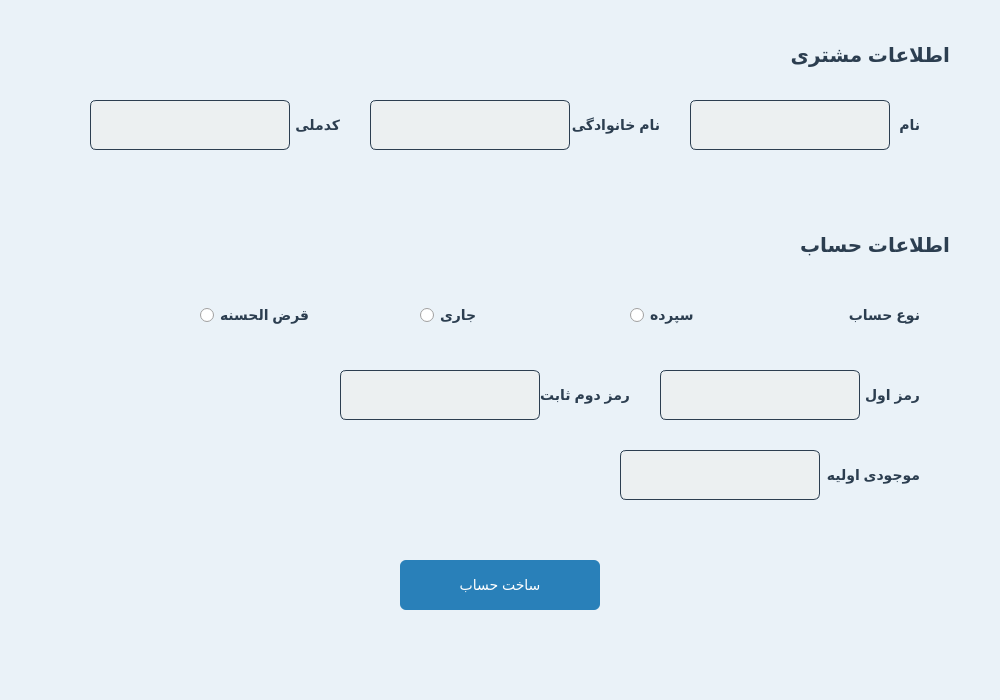
<?xml version="1.0" encoding="UTF-8"?>
<ui version="4.0">
 <class>CreateNewBankAccountPage</class>
 <widget class="QDialog" name="CreateNewBankAccountPage">
  <property name="geometry">
   <rect>
    <x>0</x>
    <y>0</y>
    <width>1000</width>
    <height>700</height>
   </rect>
  </property>
  <property name="windowTitle">
   <string>Dialog</string>
  </property>
  <property name="styleSheet">
   <string notr="true">#CreateNewBankAccountPage{
background-color: #eaf2f8;
}</string>
  </property>
  <widget class="QPushButton" name="createAccountButton">
   <property name="geometry">
    <rect>
     <x>400</x>
     <y>560</y>
     <width>200</width>
     <height>50</height>
    </rect>
   </property>
   <property name="styleSheet">
    <string notr="true"> #createAccountButton {
        background-color: #2980b9;
        color: white;
        border: none;
        border-radius: 6px;
        padding: 8px 16px;
        font-size: 14px;
    }
    #createAccountButton:hover {
        background-color: #3498db;
    }
    #createAccountButton:pressed {
        background-color: #1c5980;
    }</string>
   </property>
   <property name="text">
    <string>ساخت حساب</string>
   </property>
  </widget>
  <widget class="QRadioButton" name="radioButton">
   <property name="geometry">
    <rect>
     <x>630</x>
     <y>290</y>
     <width>200</width>
     <height>50</height>
    </rect>
   </property>
   <property name="styleSheet">
    <string notr="true">#radioButton {
        color: #2c3e50;
        font-size: 14px;
        font-weight: bold;
    }</string>
   </property>
   <property name="text">
    <string>سپرده</string>
   </property>
  </widget>
  <widget class="QLabel" name="label_9">
   <property name="geometry">
    <rect>
     <x>720</x>
     <y>450</y>
     <width>200</width>
     <height>50</height>
    </rect>
   </property>
   <property name="styleSheet">
    <string notr="true">#label_9 {
        color: #2c3e50;
        font-size: 14px;
        font-weight: bold;
    }</string>
   </property>
   <property name="text">
    <string>موجودی اولیه</string>
   </property>
  </widget>
  <widget class="QRadioButton" name="radioButton_2">
   <property name="geometry">
    <rect>
     <x>420</x>
     <y>290</y>
     <width>200</width>
     <height>50</height>
    </rect>
   </property>
   <property name="styleSheet">
    <string notr="true">#radioButton_2 {
        color: #2c3e50;
        font-size: 14px;
        font-weight: bold;
    }</string>
   </property>
   <property name="text">
    <string>جاری</string>
   </property>
  </widget>
  <widget class="QLineEdit" name="lastNameField">
   <property name="geometry">
    <rect>
     <x>370</x>
     <y>100</y>
     <width>200</width>
     <height>50</height>
    </rect>
   </property>
   <property name="styleSheet">
    <string notr="true">#lastNameField {
        border: 1px solid #2c3e50;
        border-radius: 6px;
        padding: 6px;
        background-color: #ecf0f1;
        font-size: 14px;
	    color: rgb(0, 0, 0);
 }
 #lastNameField:focus {
        border: 1px solid #2980b9;
        background-color: #ffffff;
    }</string>
   </property>
  </widget>
  <widget class="QLineEdit" name="balanceField">
   <property name="geometry">
    <rect>
     <x>620</x>
     <y>450</y>
     <width>200</width>
     <height>50</height>
    </rect>
   </property>
   <property name="styleSheet">
    <string notr="true">#balanceField {
        border: 1px solid #2c3e50;
        border-radius: 6px;
        padding: 6px;
        background-color: #ecf0f1;
        font-size: 14px;
	    color: rgb(0, 0, 0);
 }
 #balanceField:focus {
        border: 1px solid #2980b9;
        background-color: #ffffff;
    }</string>
   </property>
  </widget>
  <widget class="QLabel" name="label_8">
   <property name="geometry">
    <rect>
     <x>430</x>
     <y>370</y>
     <width>200</width>
     <height>50</height>
    </rect>
   </property>
   <property name="styleSheet">
    <string notr="true">#label_8 {
        color: #2c3e50;
        font-size: 14px;
        font-weight: bold;
    }</string>
   </property>
   <property name="text">
    <string>رمز دوم ثابت</string>
   </property>
  </widget>
  <widget class="QRadioButton" name="radioButton_3">
   <property name="geometry">
    <rect>
     <x>200</x>
     <y>290</y>
     <width>200</width>
     <height>50</height>
    </rect>
   </property>
   <property name="styleSheet">
    <string notr="true">#radioButton_3 {
        color: #2c3e50;
        font-size: 14px;
        font-weight: bold;
    }</string>
   </property>
   <property name="text">
    <string>قرض الحسنه</string>
   </property>
  </widget>
  <widget class="QLineEdit" name="staticSecondPassField">
   <property name="geometry">
    <rect>
     <x>340</x>
     <y>370</y>
     <width>200</width>
     <height>50</height>
    </rect>
   </property>
   <property name="styleSheet">
    <string notr="true">#staticSecondPassField {
        border: 1px solid #2c3e50;
        border-radius: 6px;
        padding: 6px;
        background-color: #ecf0f1;
        font-size: 14px;
	    color: rgb(0, 0, 0);
 }
 #staticSecondPassField:focus {
        border: 1px solid #2980b9;
        background-color: #ffffff;
    }</string>
   </property>
  </widget>
  <widget class="QLabel" name="label_3">
   <property name="geometry">
    <rect>
     <x>460</x>
     <y>100</y>
     <width>200</width>
     <height>50</height>
    </rect>
   </property>
   <property name="styleSheet">
    <string notr="true">#label_3 {
        color: #2c3e50;
        font-size: 14px;
        font-weight: bold;
    }</string>
   </property>
   <property name="text">
    <string>نام خانوادگی</string>
   </property>
  </widget>
  <widget class="QLabel" name="label_7">
   <property name="geometry">
    <rect>
     <x>720</x>
     <y>370</y>
     <width>200</width>
     <height>50</height>
    </rect>
   </property>
   <property name="styleSheet">
    <string notr="true">#label_7 {
        color: #2c3e50;
        font-size: 14px;
        font-weight: bold;
    }</string>
   </property>
   <property name="text">
    <string>رمز اول</string>
   </property>
  </widget>
  <widget class="QLabel" name="label_5">
   <property name="geometry">
    <rect>
     <x>750</x>
     <y>220</y>
     <width>200</width>
     <height>50</height>
    </rect>
   </property>
   <property name="styleSheet">
    <string notr="true">#label_5 {
        color: #2c3e50;
        font-size: 20px;
        font-weight: bold;
    }</string>
   </property>
   <property name="text">
    <string>اطلاعات حساب</string>
   </property>
  </widget>
  <widget class="QLabel" name="label_2">
   <property name="geometry">
    <rect>
     <x>720</x>
     <y>100</y>
     <width>200</width>
     <height>50</height>
    </rect>
   </property>
   <property name="styleSheet">
    <string notr="true">#label_2 {
        color: #2c3e50;
        font-size: 14px;
        font-weight: bold;
    }</string>
   </property>
   <property name="text">
    <string>نام</string>
   </property>
  </widget>
  <widget class="QLabel" name="label_6">
   <property name="geometry">
    <rect>
     <x>720</x>
     <y>290</y>
     <width>200</width>
     <height>50</height>
    </rect>
   </property>
   <property name="styleSheet">
    <string notr="true">#label_6 {
        color: #2c3e50;
        font-size: 14px;
        font-weight: bold;
    }</string>
   </property>
   <property name="text">
    <string>نوع حساب</string>
   </property>
  </widget>
  <widget class="QLineEdit" name="nationalIdField">
   <property name="geometry">
    <rect>
     <x>90</x>
     <y>100</y>
     <width>200</width>
     <height>50</height>
    </rect>
   </property>
   <property name="styleSheet">
    <string notr="true">#nationalIdField {
        border: 1px solid #2c3e50;
        border-radius: 6px;
        padding: 6px;
        background-color: #ecf0f1;
        font-size: 14px;
	    color: rgb(0, 0, 0);
 }
 #nationalIdField:focus {
        border: 1px solid #2980b9;
        background-color: #ffffff;
    }</string>
   </property>
  </widget>
  <widget class="QLineEdit" name="passwordField">
   <property name="geometry">
    <rect>
     <x>660</x>
     <y>370</y>
     <width>200</width>
     <height>50</height>
    </rect>
   </property>
   <property name="styleSheet">
    <string notr="true">#passwordField {
        border: 1px solid #2c3e50;
        border-radius: 6px;
        padding: 6px;
        background-color: #ecf0f1;
        font-size: 14px;
	    color: rgb(0, 0, 0);
 }
 #passwordField:focus {
        border: 1px solid #2980b9;
        background-color: #ffffff;
    }</string>
   </property>
  </widget>
  <widget class="QLabel" name="label">
   <property name="geometry">
    <rect>
     <x>750</x>
     <y>30</y>
     <width>200</width>
     <height>50</height>
    </rect>
   </property>
   <property name="styleSheet">
    <string notr="true">#label {
        color: #2c3e50;
        font-size: 20px;
        font-weight: bold;
    }</string>
   </property>
   <property name="text">
    <string>اطلاعات مشتری</string>
   </property>
  </widget>
  <widget class="QLineEdit" name="firstNameField">
   <property name="geometry">
    <rect>
     <x>690</x>
     <y>100</y>
     <width>200</width>
     <height>50</height>
    </rect>
   </property>
   <property name="styleSheet">
    <string notr="true">#firstNameField {
        border: 1px solid #2c3e50;
        border-radius: 6px;
        padding: 6px;
        background-color: #ecf0f1;
        font-size: 14px;
	    color: rgb(0, 0, 0);
 }
 #firstNameField:focus {
        border: 1px solid #2980b9;
        background-color: #ffffff;
    }</string>
   </property>
  </widget>
  <widget class="QLabel" name="label_4">
   <property name="geometry">
    <rect>
     <x>140</x>
     <y>100</y>
     <width>200</width>
     <height>50</height>
    </rect>
   </property>
   <property name="styleSheet">
    <string notr="true">#label_4 {
        color: #2c3e50;
        font-size: 14px;
        font-weight: bold;
    }</string>
   </property>
   <property name="text">
    <string>کدملی</string>
   </property>
  </widget>
 </widget>
 <resources/>
 <connections/>
</ui>
